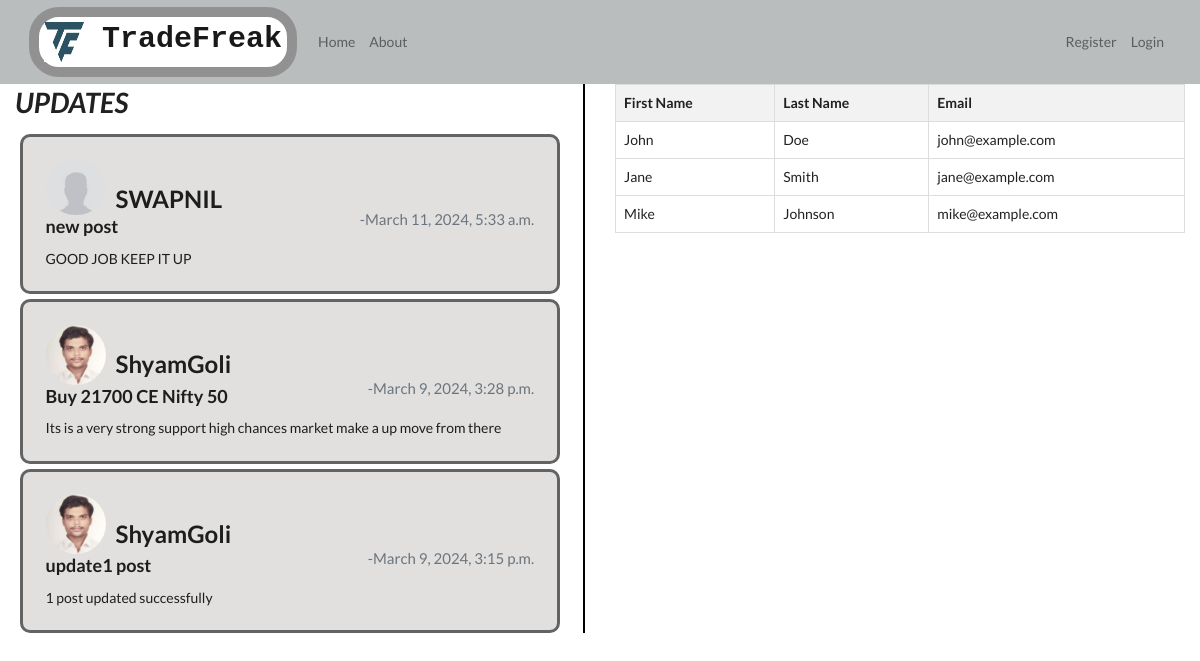
The page / on the database its author committed.
### post/models.py (models this page shows, shortened)
class Post(models.Model):
    Heading = models.CharField(max_length=100)
    Author = models.ForeignKey(User,on_delete = models.CASCADE)  # here we have used User as a foriegn key and models.CASCADE as when we delete the user the related posts should also be deleted.
    PostOn = models.DateTimeField(default=timezone.now) # There are many ways to send as parameter to datetime field, but i particularly used this one so that the time and date will be updated each time the data is updated.
    Description = models.TextField()

### users/models.py (models this page shows, shortened)
class Profile(models.Model):
    user = models.OneToOneField(User,on_delete=models.CASCADE)
    image = models.ImageField(default='default.jpg', upload_to = 'profile_pic' )

### post/views.py (the view)
# urls.py: path('', PostListView.as_view(), name='post_home'),
class PostListView(ListView):
    model = Post
    template_name = 'post/home.html' # here the template required name must be in the format <app>/<model_name>_<view_type>.html  eg: post/Post_list.html
    context_object_name = 'posts'  # Here in class view I don't now in template on which variable I should iterate. so this variable needs to be set.
    ordering = ['-PostOn']  # to put the latest post on the top.
    paginate_by = 3   #  from django.core.paginator import paginator  here we do not need to import, because it is a class based view.

### post/templates/post/home.html
{% extends 'post/base.html' %}
{% block content %}
<div class="cards-section">
    <div class="container">
        <div class='display-cards'>
        <h1>
            UPDATES
        </h1>
        {% for post in posts %}
        <div class="card my-cards" style="width: 18rem;">
            <div class="card-body">
                <div class="d-flex">
                    <img class="rounded-circle account-img img-fluid custom-image" src="{{post.Author.profile.image.url}}" alt="">
                <h2 style="margin-left: 10px; ">{{post.Author}}</h2>
                </div>
                <div class="d-flex justify-content-between">
                    <h3 class="card-title">{{post.Heading}}</h3>
                    <h6 class="card-subtitle mb-2 text-muted"> -{{post.PostOn}}</h6>
                </div>
                <p class="card-text">{{post.Description}}</p>
            </div>
        </div>
        {% endfor %}
    </div>
    </div>
    <div class="container">
        <table>
            <thead>
                <tr>
                    <th>First Name</th>
                    <th>Last Name</th>
                    <th>Email</th>
                </tr>
            </thead>
            <tbody>
                <tr>
                    <td>John</td>
                    <td>Doe</td>
                    <td>john@example.com</td>
                </tr>
                <tr>
                    <td>Jane</td>
                    <td>Smith</td>
                    <td>jane@example.com</td>
                </tr>
                <tr>
                    <td>Mike</td>
                    <td>Johnson</td>
                    <td>mike@example.com</td>
                </tr>
            </tbody>
        </table>
    </div>
</div>
{% endblock %}

### post/static/post/main.css (style rules this page uses)
h1 { font-style:italic; }
.card { min-width: 95%; }
.my-cards { border: 3px rgb(99, 99, 99) solid; border-radius: 10px; margin: 5px 20px 5px 5px; padding: 5px; background-color: rgb(225, 224, 223); }
.my-cards .card-body { width: 100%; }
.my-cards h6 { font-size: 15px; }
.cards-section { display: flex; justify-content: center; }
.cards-section .container { border-radius: 10px; }
.cards-section .container .display-cards { border-right: 2px black solid; }
table { border-collapse: collapse; width: 100%; }
th, td { border: 1px solid #dddddd; padding: 8px; text-align: left; }
th { background-color: #f2f2f2; }
.custom-image { max-width: 60px; height: auto; }

### rows shown on the page
Post: Author.profile.image (placeholder picture), Author "SWAPNIL", Heading "new post", PostOn "March 11, 2024, 5:33 a.m.", Description "GOOD JOB KEEP IT UP"
Post: Author.profile.image (picture), Author "ShyamGoli", Heading "Buy 21700 CE Nifty 50", PostOn "March 9, 2024, 3:28 p.m.", Description "Its is a very strong support high chances market make a up move from there"
Post: Author.profile.image (picture), Author "ShyamGoli", Heading "update1 post", PostOn "March 9, 2024, 3:15 p.m.", Description "1 post updated successfully"
